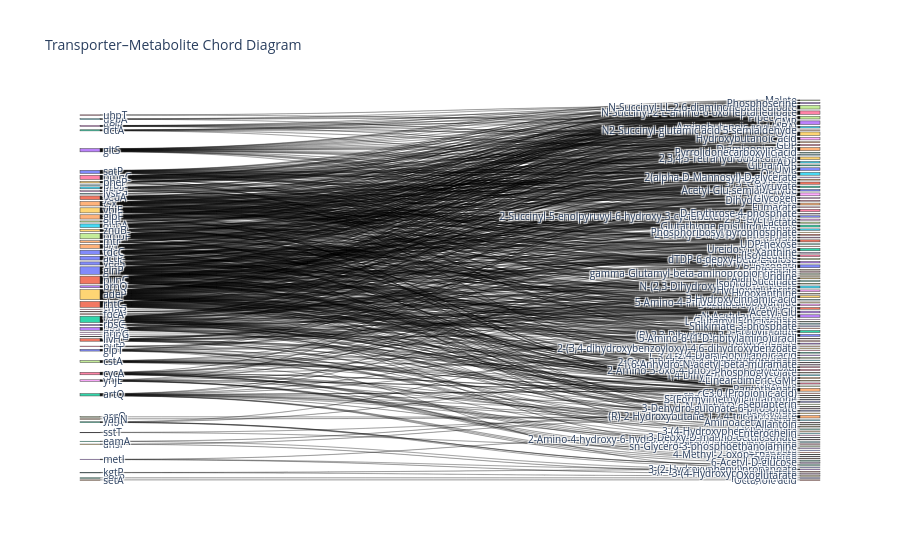

Source (notebook cell):
### Code cell
import plotly.graph_objects as go

# Drop missing values for clarity
df_sankey = sel_df.dropna(subset=['Strain', 'Metabolite'])

# Get unique nodes
transporters = df_sankey['Strain'].unique().tolist()
metabolites = df_sankey['Metabolite'].unique().tolist()
nodes = transporters + metabolites

# Map names to indices
node_indices = {name: i for i, name in enumerate(nodes)}

# Build source and target lists
sources = df_sankey['Strain'].map(node_indices).tolist()
targets = df_sankey['Metabolite'].map(node_indices).tolist()
values = [1]*len(sources)  # Each connection has equal weight

# Create Sankey diagram (chord-like)
fig = go.Figure(data=[go.Sankey(
    node=dict(label=nodes, pad=15, thickness=20),
    link=dict(source=sources, target=targets, value=values)
)])
fig.update_layout(title_text="Transporter–Metabolite Chord Diagram", font_size=10)
fig.show()

### Figure 1 — Plotly figure (JSON) as saved in the notebook; plotly's stock layout.template omitted (floating-point values rounded to 4 significant figures; data arrays with more than 128 entries replaced by an {"elided": "..."} marker saying what was removed)
{"data": [{"link": {"source": {"elided": "802 int values"}, "target": {"elided": "802 int values"}, "value": {"elided": "802 int values"}}, "node": {"label": {"elided": "190 str values"}, "pad": 15, "thickness": 20}, "type": "sankey"}], "layout": {"font": {"size": 10}, "title": {"text": "Transporter–Metabolite Chord Diagram"}}}
